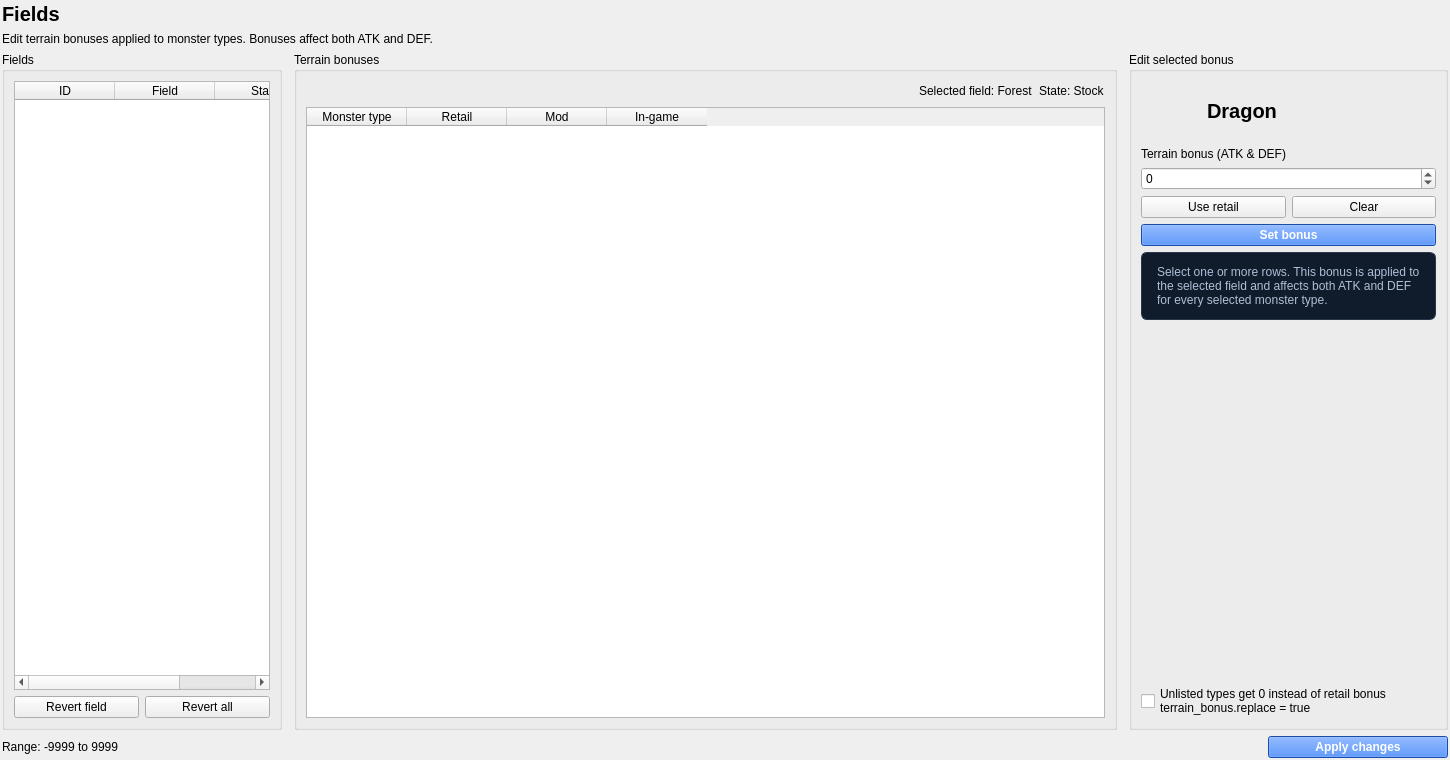
<?xml version="1.0" encoding="UTF-8"?>
<ui version="4.0">
 <class>FieldsPage</class>
 <widget class="QWidget" name="FieldsPage">
  <property name="geometry"><rect><x>0</x><y>0</y><width>1450</width><height>760</height></rect></property>
  <property name="windowTitle"><string>Fields</string></property>
  <layout class="QVBoxLayout" name="fieldsPageLayout">
   <property name="leftMargin"><number>2</number></property><property name="topMargin"><number>2</number></property><property name="rightMargin"><number>2</number></property><property name="bottomMargin"><number>2</number></property>
   <item><widget class="QLabel" name="fieldsTitle"><property name="styleSheet"><string notr="true">font-size: 20px; font-weight: 700;</string></property><property name="text"><string>Fields</string></property></widget></item>
   <item><widget class="QLabel" name="fieldsIntro"><property name="text"><string>Edit terrain bonuses applied to monster types. Bonuses affect both ATK and DEF.</string></property></widget></item>
   <item>
    <layout class="QHBoxLayout" name="fieldsBodyLayout" stretch="0,1,0">
     <property name="spacing"><number>12</number></property>
     <item>
      <widget class="QGroupBox" name="fieldSelectionGroup">
       <property name="minimumSize"><size><width>280</width><height>0</height></size></property><property name="maximumSize"><size><width>340</width><height>16777215</height></size></property><property name="title"><string>Fields</string></property>
       <layout class="QVBoxLayout" name="fieldSelectionLayout">
        <item><widget class="QTableWidget" name="fieldTable"><property name="editTriggers"><set>QAbstractItemView::EditTrigger::NoEditTriggers</set></property><property name="alternatingRowColors"><bool>true</bool></property><property name="selectionMode"><enum>QAbstractItemView::SelectionMode::SingleSelection</enum></property><property name="selectionBehavior"><enum>QAbstractItemView::SelectionBehavior::SelectRows</enum></property><property name="columnCount"><number>3</number></property><column><property name="text"><string>ID</string></property></column><column><property name="text"><string>Field</string></property></column><column><property name="text"><string>State</string></property></column></widget></item>
        <item><layout class="QHBoxLayout" name="fieldListButtonsLayout"><item><widget class="QPushButton" name="revertFieldButton"><property name="text"><string>Revert field</string></property></widget></item><item><widget class="QPushButton" name="revertAllFieldsButton"><property name="text"><string>Revert all</string></property></widget></item></layout></item>
       </layout>
      </widget>
     </item>
     <item>
      <widget class="QGroupBox" name="fieldBonusesGroup">
       <property name="title"><string>Terrain bonuses</string></property>
       <layout class="QVBoxLayout" name="fieldBonusesLayout">
        <item><layout class="QHBoxLayout" name="selectedFieldLayout"><item><spacer name="selectedFieldSpacer"><property name="orientation"><enum>Qt::Orientation::Horizontal</enum></property><property name="sizeHint" stdset="0"><size><width>40</width><height>20</height></size></property></spacer></item><item><widget class="QLabel" name="selectedFieldSummaryLabel"><property name="text"><string>Selected field: Forest</string></property></widget></item><item><widget class="QLabel" name="fieldStateLabel"><property name="text"><string>State: Stock</string></property></widget></item></layout></item>
        <item><widget class="QTableWidget" name="terrainBonusTable"><property name="editTriggers"><set>QAbstractItemView::EditTrigger::NoEditTriggers</set></property><property name="alternatingRowColors"><bool>true</bool></property><property name="selectionMode"><enum>QAbstractItemView::SelectionMode::ExtendedSelection</enum></property><property name="selectionBehavior"><enum>QAbstractItemView::SelectionBehavior::SelectRows</enum></property><property name="columnCount"><number>4</number></property><column><property name="text"><string>Monster type</string></property></column><column><property name="text"><string>Retail</string></property></column><column><property name="text"><string>Mod</string></property></column><column><property name="text"><string>In-game</string></property></column></widget></item>
       </layout>
      </widget>
     </item>
     <item>
      <widget class="QGroupBox" name="bonusEditorGroup">
       <property name="minimumSize"><size><width>315</width><height>0</height></size></property><property name="maximumSize"><size><width>385</width><height>16777215</height></size></property><property name="title"><string>Edit selected bonus</string></property>
       <layout class="QVBoxLayout" name="bonusEditorLayout">
        <item><layout class="QHBoxLayout" name="selectedTypeLayout"><item><widget class="QLabel" name="selectedMonsterTypeIcon"><property name="minimumSize"><size><width>60</width><height>60</height></size></property><property name="maximumSize"><size><width>60</width><height>60</height></size></property><property name="alignment"><set>Qt::AlignmentFlag::AlignCenter</set></property></widget></item><item><widget class="QLabel" name="selectedMonsterTypeLabel"><property name="styleSheet"><string notr="true">font-size: 20px; font-weight: 700;</string></property><property name="text"><string>Dragon</string></property></widget></item></layout></item>
        <item><widget class="QLabel" name="terrainBonusDescription"><property name="text"><string>Terrain bonus (ATK &amp; DEF)</string></property></widget></item>
        <item><widget class="QSpinBox" name="terrainBonusSpinBox"><property name="minimum"><number>-9999</number></property><property name="maximum"><number>9999</number></property><property name="singleStep"><number>100</number></property></widget></item>
        <item><layout class="QHBoxLayout" name="bonusEditorButtonsLayout"><item><widget class="QPushButton" name="useRetailTerrainBonusButton"><property name="text"><string>Use retail</string></property></widget></item><item><widget class="QPushButton" name="clearTerrainBonusButton"><property name="text"><string>Clear</string></property></widget></item></layout></item>
        <item><widget class="QPushButton" name="setTerrainBonusButton"><property name="styleSheet"><string notr="true">background: #216cf1; border-color: #216cf1; color: white; font-weight: 600;</string></property><property name="text"><string>Set bonus</string></property></widget></item>
        <item><widget class="QLabel" name="terrainBonusHelpLabel"><property name="wordWrap"><bool>true</bool></property><property name="styleSheet"><string notr="true">padding: 12px; color: #aebfd6; background: #101b2b; border: 1px solid #26374c; border-radius: 6px;</string></property><property name="text"><string>Select one or more rows. This bonus is applied to the selected field and affects both ATK and DEF for every selected monster type.</string></property></widget></item>
        <item><spacer name="bonusEditorSpacer"><property name="orientation"><enum>Qt::Orientation::Vertical</enum></property><property name="sizeHint" stdset="0"><size><width>20</width><height>40</height></size></property></spacer></item>
        <item><widget class="QCheckBox" name="replaceTerrainBonusesCheckBox"><property name="text"><string>Unlisted types get 0 instead of retail bonus&#10;terrain_bonus.replace = true</string></property></widget></item>
       </layout>
      </widget>
     </item>
    </layout>
   </item>
   <item><layout class="QHBoxLayout" name="fieldsFooterLayout"><item><widget class="QLabel" name="terrainBonusRangeLabel"><property name="text"><string>Range: -9999 to 9999</string></property></widget></item><item><spacer name="fieldsFooterSpacer"><property name="orientation"><enum>Qt::Orientation::Horizontal</enum></property><property name="sizeHint" stdset="0"><size><width>40</width><height>20</height></size></property></spacer></item><item><widget class="QPushButton" name="applyFieldsButton"><property name="styleSheet"><string notr="true">background: #216cf1; border-color: #216cf1; color: white; font-weight: 600;</string></property><property name="minimumSize"><size><width>180</width><height>0</height></size></property><property name="text"><string>Apply changes</string></property></widget></item></layout></item>
  </layout>
 </widget>
 <resources/><connections/>
</ui>
